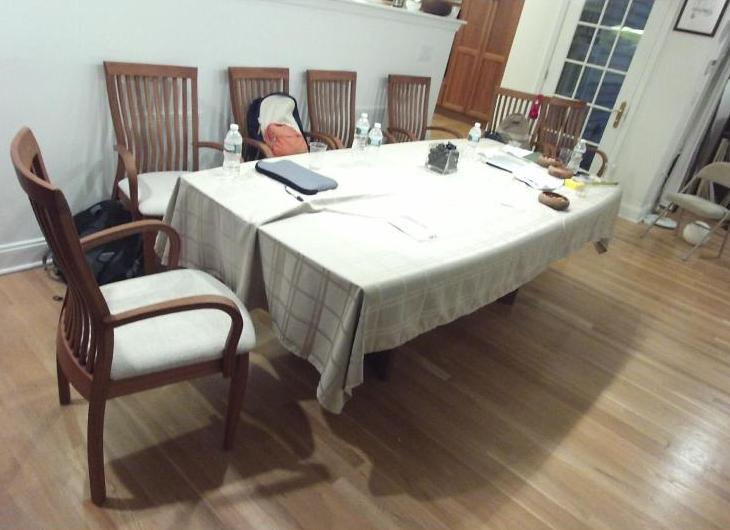
#> input picture base_py/imgs/rgb.png, 730 x 530 px, given in place of rgb.jpg, which was not available
$ python skimage_utils.py
#> lines starting #> are read from the running program, lines starting #| are printed output that depends on the picture; pictures that were not available may be replaced by others from this repository, and a replacement may not be noted
from skimage.segmentation import slic, mark_boundaries
from skimage import io
import matplotlib.pyplot as plt
import numpy as np

img = io.imread('imgs/rgb.jpg')
#> img is the input picture: shape (530, 730, 3); mean R, G, B 144.5, 135.9, 124.1

segs = [5, 10]

# Segments image using k-means clustering in Color-(x,y,z) space
segments = slic(img, n_segments=segs[0], compactness=10)  # int64, ndarray
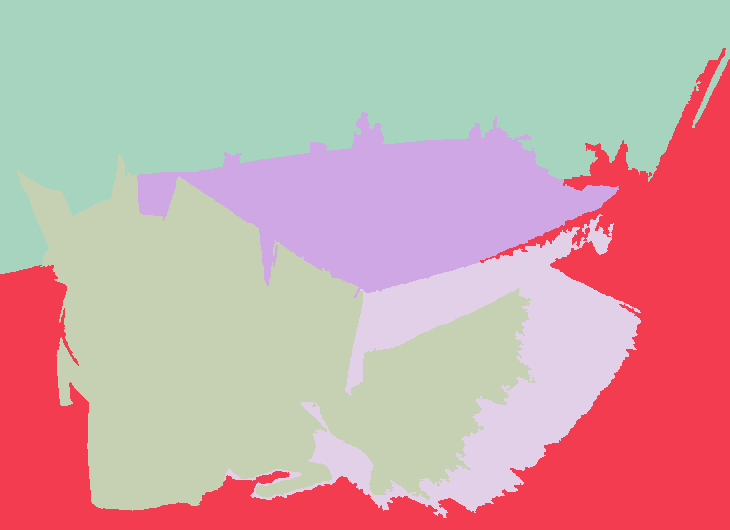
#> segments: shape (530, 730) int64; 5 distinct labels, from 1 to 5; one colour per label, 0 black
out = mark_boundaries(img, label_img=segments)
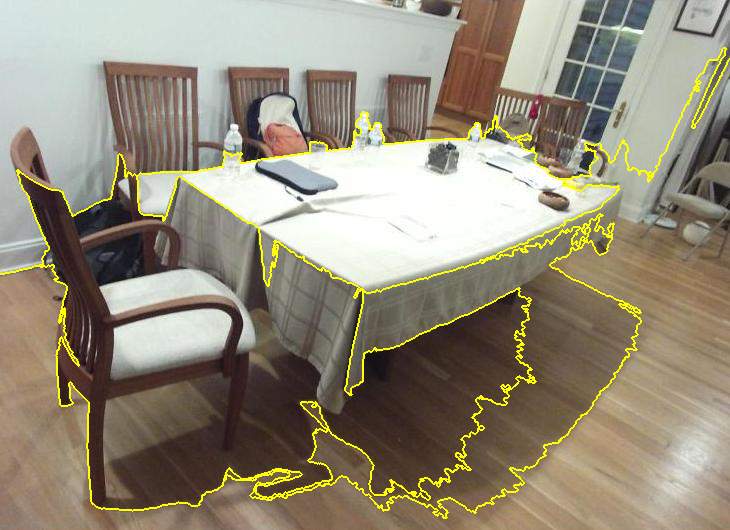
#> out: shape (530, 730, 3) float64; mean R, G, B 0.581, 0.549, 0.475
# label_img : (M, N) array of int
# Label array where regions are marked by different integer values.

plt.subplot(121)
plt.title("n_segments={}".format(segs[0]))
plt.imshow(out)

segments2 = slic(img, n_segments=segs[1], compactness=10)
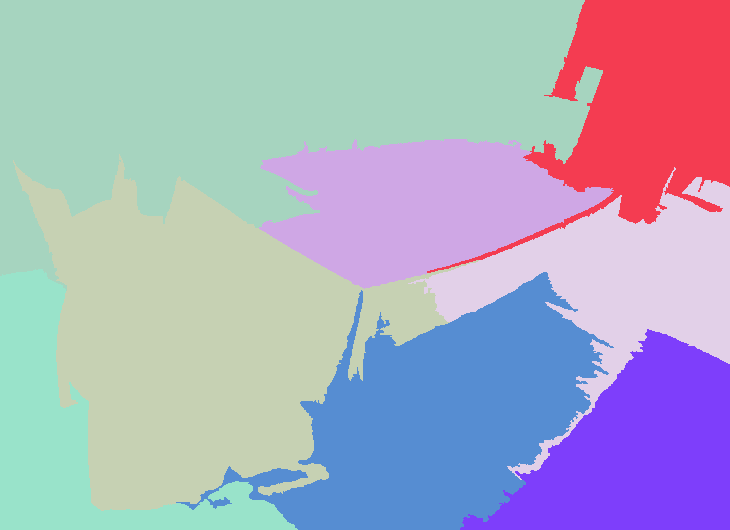
#> segments2: shape (530, 730) int64; 8 distinct labels, from 1 to 8; one colour per label, 0 black
out2 = mark_boundaries(img, segments2)
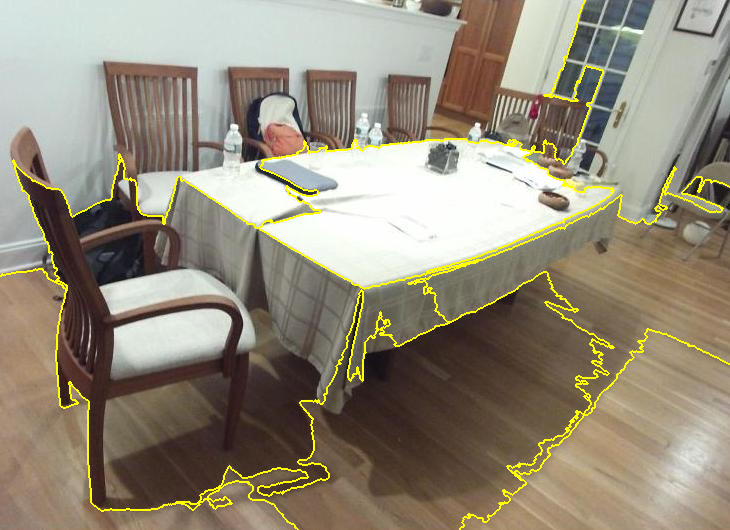
#> out2: shape (530, 730, 3) float64; mean R, G, B 0.58, 0.547, 0.475
plt.subplot(122)
plt.title("n_segments={}".format(segs[1]))
plt.imshow(out2)

plt.show()
